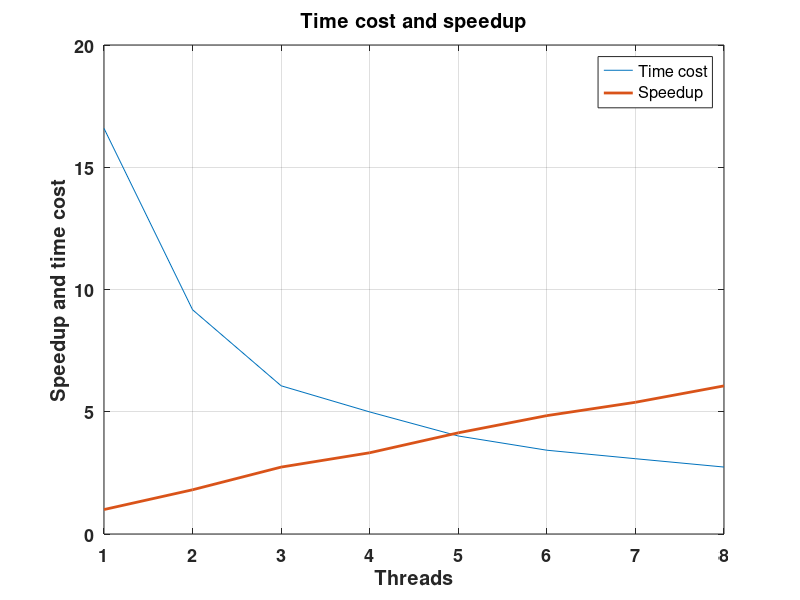

Write MATLAB code to recreate this figure.
% speedup
clear all; clc; close all;

% #threads
threads = [1 2 3 4 5 6 7 8];

% Experimental data

% poisson; 1 thread; 2 threads; 3 thread; 4 thread; 5 thread; 6 thread; 7, thread, thread 8;
poisson_time = [16.423573 9.232522 6.162515 4.867531 4.037279 3.427179 3.101819 2.758126
                16.832716 9.025833 5.991352 5.032488 4.005653 3.426717 3.091921 2.717910
                16.513080 9.254303 6.031612 5.077150 3.984197 3.426052 3.044845 2.739263];  
poisson_time_mean = mean(poisson_time);

% Calculating speedup, S = Tinit/Tnew
speedup = poisson_time_mean(1)./poisson_time_mean(:);

figure
plot(threads,poisson_time_mean,threads,speedup, 'LineWidth',2)
set(gca,'FontSize',13, 'FontWeight', 'bold');
title(['Time cost and speedup']);
ylabel('Speedup and time cost') % label left y-axis
xlabel('Threads') % label x-axis
legend('Time cost','Speedup')
grid on
